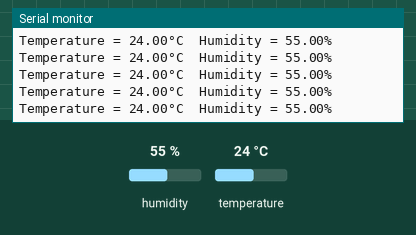
A sketch run on a simulated Arduino Uno, built with avr-gcc and run on an emulated ATmega328P. Shown: the last lines printed to the serial monitor. Inputs (shaded band) come from the test bench; at power-on: humidity 55 %, temperature 24 °C.

Above: at 2.8 s.
2.9 s: humidity set to 22 %
At 4.24 s:
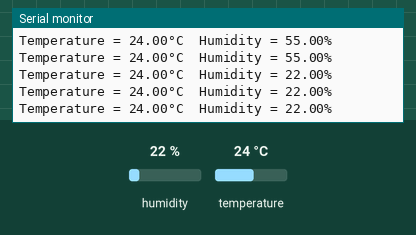
8.9 s: temperature set to 12 °C
At 10.27 s:
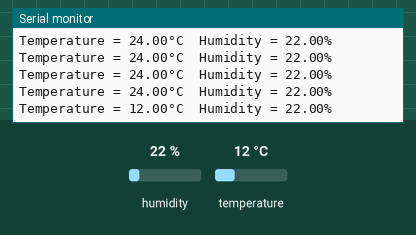
14.9 s: humidity set to 40 %
At 14.98 s:
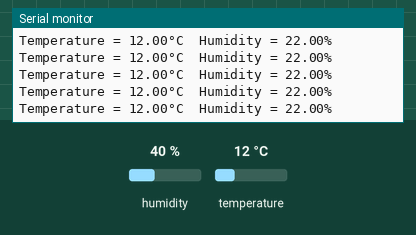
Timing chart, 0 to 17.9 s (numbered marks = the images above; inputs shaded):
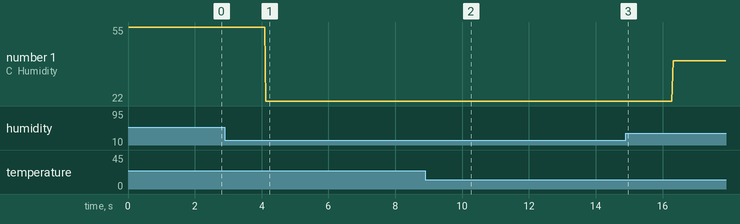

The sketch:

DHT11.ino
```cpp
#include "DHT.h"
#define DHTpin 8
DHT dht(DHTpin, DHT11);

void setup() {
  pinMode(DHTpin, INPUT);
  dht.begin();
  Serial.begin(9600);
}

void loop() {
  float tempInC = dht.readTemperature();
  Serial.print("Temperature = " + String(tempInC) + "°C");
  float humidity = dht.readHumidity();
  Serial.println("\tHumidity = " + String(humidity) + "%");
}
```

Measured:
- after the input at 2.9 s, the serial monitor: prints a new line after 1.2 s (image 1)
- after the input at 8.9 s, the serial monitor: prints a new line after 1.3 s (image 2)
- plotted number 1: 55 → 22 after the input at 2.9 s, 22 → 40 after the input at 14.9 s
